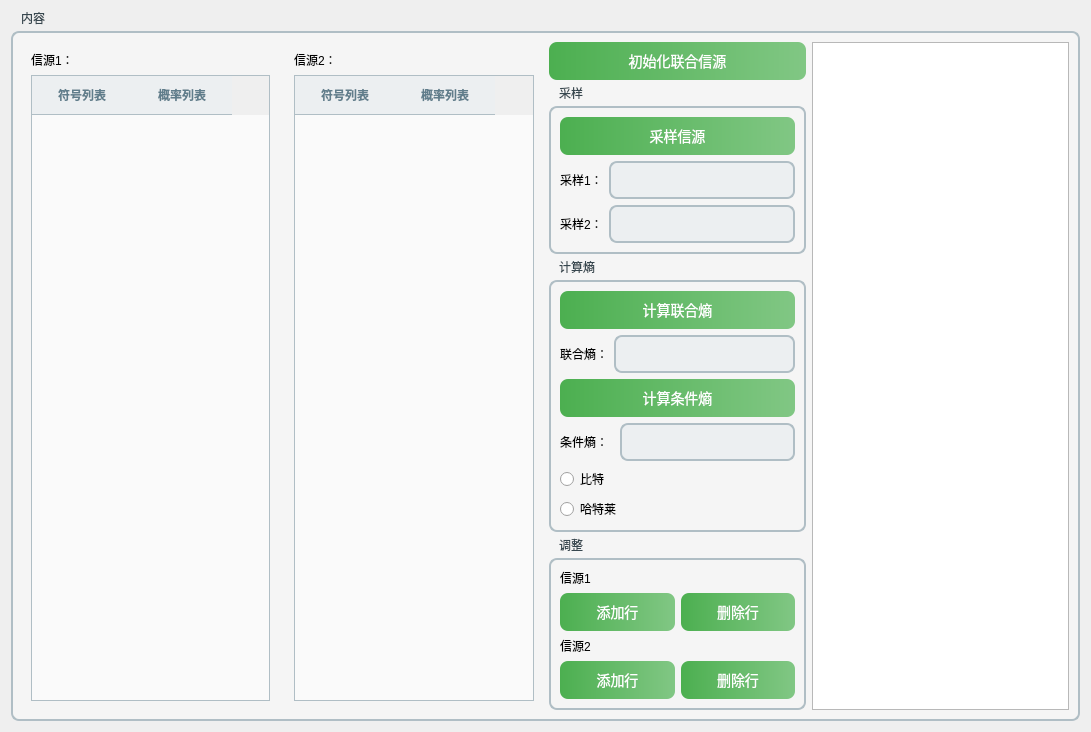
      <widget class="QWidget" name="page_3">
       <layout class="QGridLayout" name="gridLayout_8">
        <item row="0" column="0">
         <widget class="QGroupBox" name="groupBox_8">
          <property name="styleSheet">
           <string notr="true">/* QGroupBox 的整体样式 */
QGroupBox {
    background-color: #F5F5F5;
    border: 2px solid #B0BEC5;
    border-radius: 8px;
    margin-top: 20px; /* 控制标题距离上方的间距 */
    padding: 0px; /* 内部留出空间 */
}
/* 标题的样式，设置在左上角 */
QGroupBox::title {
    subcontrol-origin: margin;
    subcontrol-position: top left; /* 将标题对齐到左上角 */
    padding: 0 8px; /* 调整标题的内边距 */
    color: #37474F;
    font-size: 16px;
    font-weight: bold;
    background-color: transparent; /* 可选，设置为透明以便更好地融入背景 */
}

/* 鼠标悬停时的边框颜色 */
QGroupBox:hover {
    border: 2px solid #4CAF50;
}

/* QGroupBox 内部 QTableWidget 的样式 */
QGroupBox QTableWidget {
    border: 1px solid #B0BEC5;
    background-color: #FAFAFA;
    gridline-color: #CFD8DC;
    font-size: 14px;
    color: #37474F;
}

/* QTableWidget 的交替行颜色 */
QGroupBox QTableWidget::item {
    background-color: #FFFFFF;
}

QGroupBox QTableWidget::item:alternate {
    background-color: #F5F5F5;
}

/* 鼠标悬停效果 */
QGroupBox QTableWidget::item:hover {
    background-color: #E8F5E9;
}

/* 选中行的样式 */
QGroupBox QTableWidget::item:selected {
    background-color: #4CAF50;
    color: white;
}

/* 表头样式 */
QGroupBox QHeaderView::section {
    background-color: #ECEFF1;
    padding: 8px;
    font-weight: bold;
    color: #607D8B;
    border: none;
    border-bottom: 1px solid #B0BEC5;
}

/* 设置垂直滚动条的样式 */
QGroupBox QScrollBar:vertical {
    border: none;
    background: #E0E0E0;
    width: 8px;
    margin: 22px 0 22px 0;
}

QGroupBox QScrollBar::handle:vertical {
    background: #4CAF50;
    min-height: 20px;
    border-radius: 4px;
}

/* 隐藏滚动条的上下线 */
QGroupBox QScrollBar::add-line:vertical, QGroupBox QScrollBar::sub-line:vertical {
    height: 0px;
    width: 0px;
    subcontrol-origin: margin;
}

QGroupBox QScrollBar::add-page:vertical, QGroupBox QScrollBar::sub-page:vertical {
    background: none;
}
</string>
          </property>
          <property name="title">
           <string>内容</string>
          </property>
          <layout class="QGridLayout" name="gridLayout_9" columnstretch="3,3,3,3">
           <item row="1" column="2">
            <widget class="QGroupBox" name="groupBox_10">
             <property name="title">
              <string>采样</string>
             </property>
             <layout class="QGridLayout" name="gridLayout_10">
              <item row="0" column="0" colspan="2">
               <widget class="QPushButton" name="pushButton_9">
                <property name="styleSheet">
                 <string notr="true">QPushButton {
    background-color: qlineargradient(spread:pad, x1:0, y1:0, x2:1, y2:0, stop:0 #4CAF50, stop:1 #81C784);
    color: white;
    font-size: 14px;
    border-radius: 8px;
    padding: 8px 16px;
}

QPushButton:hover {
    background-color: #66BB6A;
}

QPushButton:pressed {
    background-color: #388E3C;
}</string>
                </property>
                <property name="text">
                 <string>采样信源</string>
                </property>
               </widget>
              </item>
              <item row="1" column="0">
               <widget class="QLabel" name="label_8">
                <property name="text">
                 <string>采样1：</string>
                </property>
               </widget>
              </item>
              <item row="1" column="1">
               <widget class="QLineEdit" name="lineEdit_4">
                <property name="styleSheet">
                 <string notr="true">QLineEdit {
    border: 2px solid #B0BEC5;
    border-radius: 8px;
    padding: 8px;
    font-size: 14px;
    color: #37474F;
    background-color: #ECEFF1;
}

QLineEdit:focus {
    border-color: #4CAF50;
    background-color: #FFFFFF;
}
</string>
                </property>
               </widget>
              </item>
              <item row="2" column="0">
               <widget class="QLabel" name="label_9">
                <property name="text">
                 <string>采样2：</string>
                </property>
               </widget>
              </item>
              <item row="2" column="1">
               <widget class="QLineEdit" name="lineEdit_5">
                <property name="styleSheet">
                 <string notr="true">QLineEdit {
    border: 2px solid #B0BEC5;
    border-radius: 8px;
    padding: 8px;
    font-size: 14px;
    color: #37474F;
    background-color: #ECEFF1;
}

QLineEdit:focus {
    border-color: #4CAF50;
    background-color: #FFFFFF;
}
</string>
                </property>
               </widget>
              </item>
             </layout>
            </widget>
           </item>
           <item row="0" column="2">
            <widget class="QPushButton" name="pushButton_8">
             <property name="styleSheet">
              <string notr="true">QPushButton {
    background-color: qlineargradient(spread:pad, x1:0, y1:0, x2:1, y2:0, stop:0 #4CAF50, stop:1 #81C784);
    color: white;
    font-size: 14px;
    border-radius: 8px;
    padding: 8px 16px;
}

QPushButton:hover {
    background-color: #66BB6A;
}

QPushButton:pressed {
    background-color: #388E3C;
}</string>
             </property>
             <property name="text">
              <string>初始化联合信源</string>
             </property>
            </widget>
           </item>
           <item row="2" column="2">
            <widget class="QGroupBox" name="groupBox_9">
             <property name="title">
              <string>计算熵</string>
             </property>
             <layout class="QGridLayout" name="gridLayout_11">
              <item row="0" column="0" colspan="3">
               <widget class="QPushButton" name="pushButton_10">
                <property name="styleSheet">
                 <string notr="true">QPushButton {
    background-color: qlineargradient(spread:pad, x1:0, y1:0, x2:1, y2:0, stop:0 #4CAF50, stop:1 #81C784);
    color: white;
    font-size: 14px;
    border-radius: 8px;
    padding: 8px 16px;
}

QPushButton:hover {
    background-color: #66BB6A;
}

QPushButton:pressed {
    background-color: #388E3C;
}</string>
                </property>
                <property name="text">
                 <string>计算联合熵</string>
                </property>
               </widget>
              </item>
              <item row="1" column="0">
               <widget class="QLabel" name="label_11">
                <property name="styleSheet">
                 <string notr="true"/>
                </property>
                <property name="text">
                 <string>联合熵：</string>
                </property>
               </widget>
              </item>
              <item row="1" column="1" colspan="2">
               <widget class="QLineEdit" name="lineEdit_6">
                <property name="styleSheet">
                 <string notr="true">QLineEdit {
    border: 2px solid #B0BEC5;
    border-radius: 8px;
    padding: 8px;
    font-size: 14px;
    color: #37474F;
    background-color: #ECEFF1;
}

QLineEdit:focus {
    border-color: #4CAF50;
    background-color: #FFFFFF;
}
</string>
                </property>
               </widget>
              </item>
              <item row="2" column="0" colspan="3">
               <widget class="QPushButton" name="pushButton_11">
                <property name="styleSheet">
                 <string notr="true">QPushButton {
    background-color: qlineargradient(spread:pad, x1:0, y1:0, x2:1, y2:0, stop:0 #4CAF50, stop:1 #81C784);
    color: white;
    font-size: 14px;
    border-radius: 8px;
    padding: 8px 16px;
}

QPushButton:hover {
    background-color: #66BB6A;
}

QPushButton:pressed {
    background-color: #388E3C;
}</string>
                </property>
                <property name="text">
                 <string>计算条件熵</string>
                </property>
               </widget>
              </item>
              <item row="3" column="0" colspan="2">
               <widget class="QLabel" name="label_10">
                <property name="styleSheet">
                 <string notr="true"/>
                </property>
                <property name="text">
                 <string>条件熵：</string>
                </property>
               </widget>
              </item>
              <item row="3" column="2">
               <widget class="QLineEdit" name="lineEdit_7">
                <property name="styleSheet">
                 <string notr="true">QLineEdit {
    border: 2px solid #B0BEC5;
    border-radius: 8px;
    padding: 8px;
    font-size: 14px;
    color: #37474F;
    background-color: #ECEFF1;
}

QLineEdit:focus {
    border-color: #4CAF50;
    background-color: #FFFFFF;
}
</string>
                </property>
               </widget>
              </item>
              <item row="4" column="0" colspan="3">
               <widget class="QRadioButton" name="radioButton_3">
                <property name="text">
                 <string>比特</string>
                </property>
               </widget>
              </item>
              <item row="5" column="0" colspan="3">
               <widget class="QRadioButton" name="radioButton_4">
                <property name="text">
                 <string>哈特莱</string>
                </property>
               </widget>
              </item>
             </layout>
            </widget>
           </item>
           <item row="3" column="2">
            <widget class="QGroupBox" name="groupBox_11">
             <property name="title">
              <string>调整</string>
             </property>
             <layout class="QGridLayout" name="gridLayout_12">
              <item row="0" column="0">
               <widget class="QLabel" name="label_12">
                <property name="text">
                 <string>信源1</string>
                </property>
               </widget>
              </item>
              <item row="1" column="0">
               <widget class="QPushButton" name="pushButton_12">
                <property name="styleSheet">
                 <string notr="true">QPushButton {
    background-color: qlineargradient(spread:pad, x1:0, y1:0, x2:1, y2:0, stop:0 #4CAF50, stop:1 #81C784);
    color: white;
    font-size: 14px;
    border-radius: 8px;
    padding: 8px 16px;
}

QPushButton:hover {
    background-color: #66BB6A;
}

QPushButton:pressed {
    background-color: #388E3C;
}</string>
                </property>
                <property name="text">
                 <string>添加行</string>
                </property>
               </widget>
              </item>
              <item row="1" column="1">
               <widget class="QPushButton" name="pushButton_13">
                <property name="styleSheet">
                 <string notr="true">QPushButton {
    background-color: qlineargradient(spread:pad, x1:0, y1:0, x2:1, y2:0, stop:0 #4CAF50, stop:1 #81C784);
    color: white;
    font-size: 14px;
    border-radius: 8px;
    padding: 8px 16px;
}

QPushButton:hover {
    background-color: #66BB6A;
}

QPushButton:pressed {
    background-color: #388E3C;
}</string>
                </property>
                <property name="text">
                 <string>删除行</string>
                </property>
               </widget>
              </item>
              <item row="2" column="0">
               <widget class="QLabel" name="label_13">
                <property name="text">
                 <string>信源2</string>
                </property>
               </widget>
              </item>
              <item row="3" column="0">
               <widget class="QPushButton" name="pushButton_14">
                <property name="styleSheet">
                 <string notr="true">QPushButton {
    background-color: qlineargradient(spread:pad, x1:0, y1:0, x2:1, y2:0, stop:0 #4CAF50, stop:1 #81C784);
    color: white;
    font-size: 14px;
    border-radius: 8px;
    padding: 8px 16px;
}

QPushButton:hover {
    background-color: #66BB6A;
}

QPushButton:pressed {
    background-color: #388E3C;
}</string>
                </property>
                <property name="text">
                 <string>添加行</string>
                </property>
               </widget>
              </item>
              <item row="3" column="1">
               <widget class="QPushButton" name="pushButton_15">
                <property name="styleSheet">
                 <string notr="true">QPushButton {
    background-color: qlineargradient(spread:pad, x1:0, y1:0, x2:1, y2:0, stop:0 #4CAF50, stop:1 #81C784);
    color: white;
    font-size: 14px;
    border-radius: 8px;
    padding: 8px 16px;
}

QPushButton:hover {
    background-color: #66BB6A;
}

QPushButton:pressed {
    background-color: #388E3C;
}</string>
                </property>
                <property name="text">
                 <string>删除行</string>
                </property>
               </widget>
              </item>
             </layout>
            </widget>
           </item>
           <item row="0" column="1" rowspan="4">
            <widget class="QWidget" name="widget" native="true">
             <layout class="QVBoxLayout" name="verticalLayout_3">
              <item>
               <widget class="QLabel" name="label_7">
                <property name="text">
                 <string>信源2：</string>
                </property>
               </widget>
              </item>
              <item>
               <widget class="QTableWidget" name="tableWidget_3">
                <column>
                 <property name="text">
                  <string>符号列表</string>
                 </property>
                 <property name="font">
                  <font>
                   <weight>75</weight>
                   <bold>true</bold>
                  </font>
                 </property>
                </column>
                <column>
                 <property name="text">
                  <string>概率列表</string>
                 </property>
                 <property name="font">
                  <font>
                   <weight>75</weight>
                   <bold>true</bold>
                  </font>
                 </property>
                </column>
               </widget>
              </item>
             </layout>
            </widget>
           </item>
           <item row="0" column="0" rowspan="4">
            <widget class="QWidget" name="widget_2" native="true">
             <layout class="QVBoxLayout" name="verticalLayout_4">
              <item>
               <widget class="QLabel" name="label_6">
                <property name="text">
                 <string>信源1：</string>
                </property>
               </widget>
              </item>
              <item>
               <widget class="QTableWidget" name="tableWidget_2">
                <column>
                 <property name="text">
                  <string>符号列表</string>
                 </property>
                 <property name="font">
                  <font>
                   <pointsize>9</pointsize>
                   <weight>75</weight>
                   <bold>true</bold>
                  </font>
                 </property>
                </column>
                <column>
                 <property name="text">
                  <string>概率列表</string>
                 </property>
                 <property name="font">
                  <font>
                   <weight>75</weight>
                   <bold>true</bold>
                  </font>
                 </property>
                </column>
               </widget>
              </item>
             </layout>
            </widget>
           </item>
           <item row="0" column="3" rowspan="4">
            <widget class="QPlainTextEdit" name="plainTextEdit_2"/>
           </item>
          </layout>
         </widget>
        </item>
       </layout>
      </widget>
